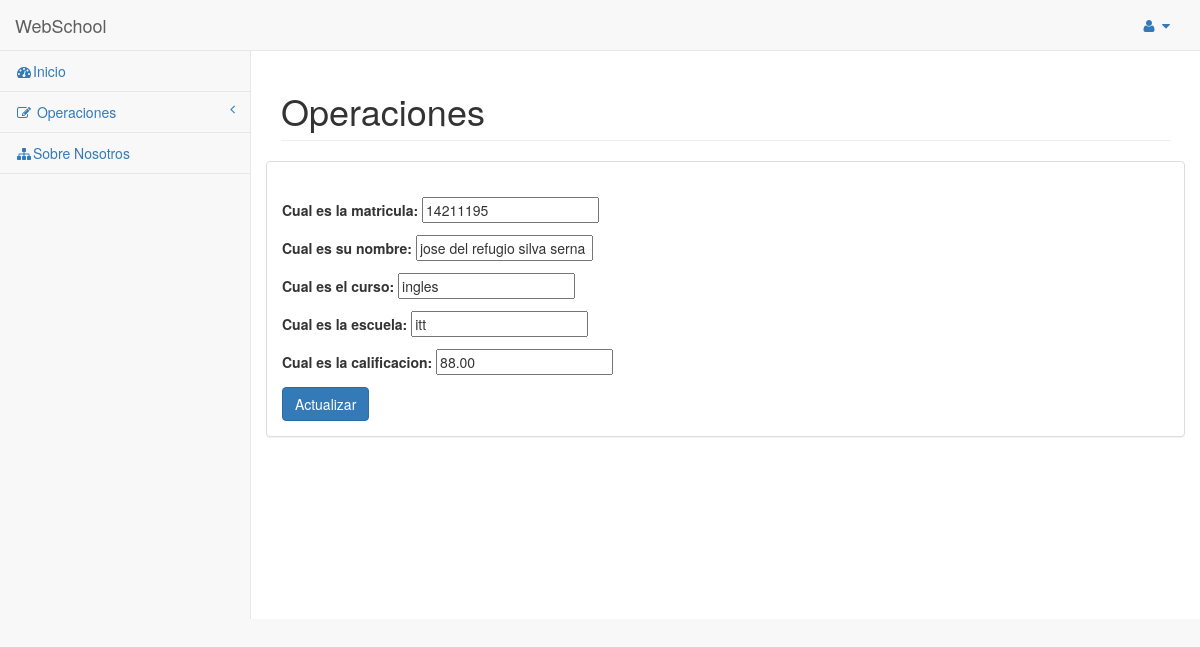
The app's page /alumnos/editar/14211195/ with its own data.
### alumnos/models.py (models this page shows, shortened)
class Alumnos(models.Model):
    Matricula = models.CharField(max_length=200, blank=False)
    Nombre = models.CharField(max_length=200, blank=False)
    Escuela = models.CharField(max_length=200, blank=False)
    Curso = models.CharField(max_length= 200, blank=True, default='programacion')
    Calificacion = models.DecimalField(max_digits=5, decimal_places=2)
    slug  = models.SlugField(blank=True)

### alumnos/views.py (the view)
# urls.py: url(r'^editar/(?P<slug>[\w-]+)/$', ActualizarAlumno.as_view(), name='detalle_slug'),
class ActualizarAlumno(MultiSlugMixin, UpdateView):
    model = Alumnos
    form_class = AlumnosModelForm
    success_url = "/alumnos/lista/"
    def get_context_data(self, *args, **kwargs):
        context = super(ActualizarAlumno, self).get_context_data(*args, **kwargs)
        context["submit_btn"]="Actualizar"
        return context

### alumnos/forms.py (shortened to what this page needs)
class AlumnosModelForm(forms.ModelForm):
    class Meta:
        model = Alumnos
        fields =[
            "Matricula",
            "Nombre",
            "Curso",
            "Escuela",
            "Calificacion",
        ]
        labels = {
            "Matricula": "Cual es la matricula",
            "Nombre": "Cual es su nombre",
            "Curso": "Cual es el curso",
            "Escuela":"Cual es la escuela",
            "Calificacion":"Cual es la calificacion",
        }
        widgets = {
            "Matricula": forms.TextInput(attrs={'placeholder': 'Introduzca la matricula'}),
            "Nombre":forms.TextInput(attrs={'placeholder': 'Introduzca el nombre'}),
            "Curso":forms.TextInput(attrs={'placeholder': 'Introduzca el curso'}),
            "Escuela": forms.TextInput(attrs={'placeholder': 'Introduzca la escuela'}),
            "Calificacion":forms.NumberInput(),
        }

### WebSchool/multipleslug.py (called while the page is built)
    def get_object(self, *args, **kwargs):
        print self.kwargs
        slug = self.kwargs.get("slug")
        print slug
        ModelClass = self.model
        if slug is not None:
            try:
                obj = get_object_or_404(ModelClass, slug=slug)
            except:
                obj = ModelClass.objects.filter(slug=slug).order_by("-Nombre").first()
        else:
            obj = super(MultiSlugMixin, self).get_object(*args, **kwargs)
        return obj

### templates/alumnos/alumnos_form.html
{% extends "otro.html" %}
{%block content%}
{%include "form.html" with form=form submit_btn=submit_btn%}
{%endblock%}

### templates/form.html (shortened to what this page needs)
    <form action="" method="POST">{% csrf_token %}
      {{form.as_p}}
      <input type="submit" class="btn btn-primary" name="" value="{{submit_btn}}">
    </form>

### records on screen
Alumnos: Matricula "14211195", Nombre "jose del refugio silva serna", Curso "ingles", Escuela "itt", Calificacion "88.00"
